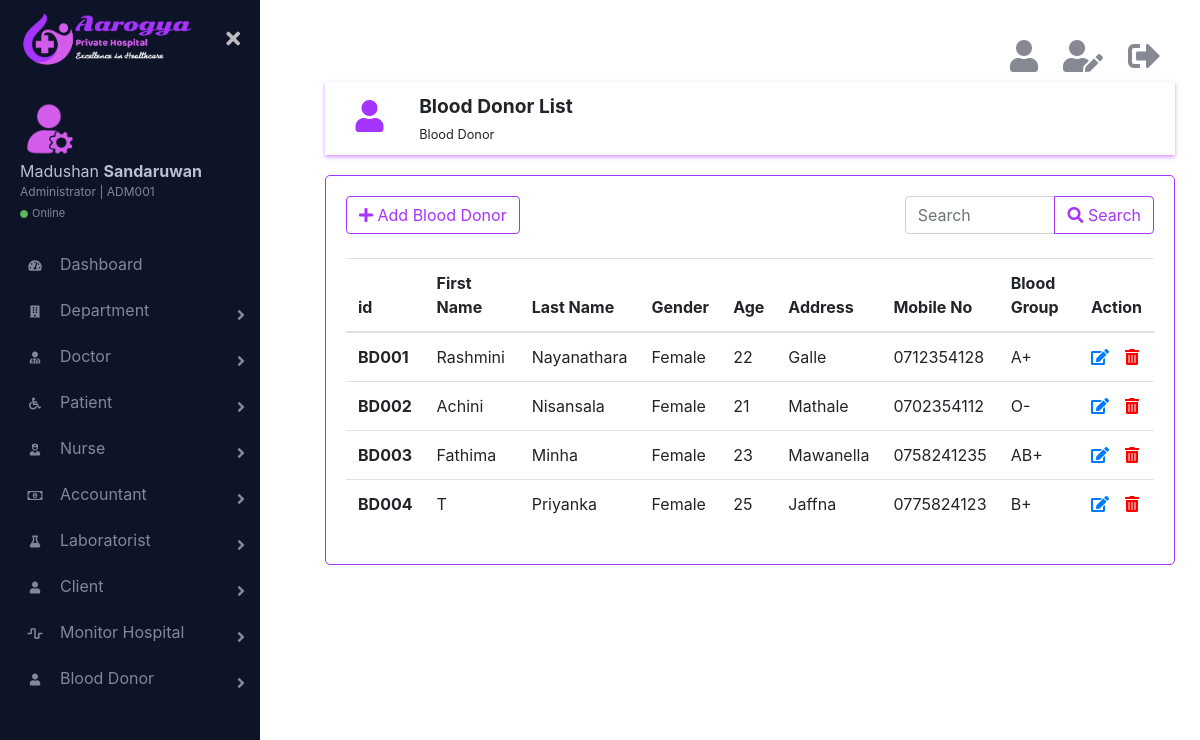
/html/bloodDonor.php (signed in), run on the app's committed database.
### tables this page shows
CREATE TABLE IF NOT EXISTS `blooddonor` (
  `id` char(5) NOT NULL,
  `firstName` varchar(20) NOT NULL,
  `lastName` varchar(20) NOT NULL,
  `gender` varchar(6) NOT NULL,
  `age` int(11) NOT NULL,
  `address` varchar(100) NOT NULL,
  `mobile` char(10) NOT NULL,
  `bloodGroup` varchar(3) NOT NULL,
  `is_deleted` int(11) NOT NULL,
  PRIMARY KEY (`id`)
);

### html/bloodDonor.php (the view, shortened to what this page needs)
<?php
    require_once('../connection/connection.php');
?>
<!DOCTYPE html>
<html lang="en">
    <head>
        <link rel="stylesheet" href="../css/bootstrap.min.css">
        <link href="https://cdnjs.cloudflare.com/ajax/libs/font-awesome/5.10.0-11/css/all.css" rel="stylesheet">
        <link href="../css/main.css" rel="stylesheet">
    </head>
    <body>
        <div class="page-wrapper chiller-theme toggled">
            <?php
                require_once('sidebar.php');
            ?>
            <main class="page-content">
                <div class="container">
                    <?php
                        require_once('logoutbar.php');
                    ?>
                    <div class="row topic">
                        <div class="col-md-1 topic-logo">
                            <i class="fas fa-user fa-2x"></i>
                        </div>
                        <div class="col-md-11">
                            <span class="font-weight-bold"><big>Blood Donor List</big><br><small>Blood Donor</small></span>
                        </div>
                    </div>
                    <div class="row">
                        <div class="col-md-12 form">
                            <div class="row">
                                <div class="col-md-8">
                                    <a href="addBloodDonor.php" ><button type="button" class="btn btn-outline-primary"><i class="fas fa-plus"></i>  Add Blood Donor</button></a>
                                </div>
                                <div class="col-md-4">
                                    <div class="input-group">
                                        <input type="search" class="form-control" placeholder="Search">
                                        <div class="input-group-append">
                                            <button class="btn btn-outline-primary" type="button"><i class="fas fa-search"></i> Search</button>
                                        </div>
                                    </div>
                                </div>
                            </div>
                            <br>
                            <table class="table">
                              <thead>
                                  <tr>
                                      <th scope="col">id</th>
                                      <th scope="col">First Name</th>
                                      <th scope="col">Last Name</th>
                                      <th scope="col">Gender</th>
                                      <th scope="col">Age</th>
                                      <th scope="col">Address</th>
                                      <th scope="col">Mobile No</th>
                                      <th scope="col">Blood Group</th>
                                      <?php
                                        if($_SESSION['role'] != ''){
                                            echo "<th scope='col'>Action</th>";
                                        }
                                    ?>
                                  </tr>
                              </thead>
                              <tbody>
                                  <?php
                                    $query = "SELECT * FROM `blooddonor` WHERE `is_deleted` = 0 ORDER BY `id`";
                                    $result_set = mysqli_query($con,$query);
                                    if (mysqli_num_rows($result_set) >= 1) {
                                        while($bld = mysqli_fetch_assoc($result_set)){
                                            echo "<tr>";
                                            echo "<th scope='row'>".$bld['id']."</th>";
                                            echo "<td>".$bld['firstName']."</td>";
                                            echo "<td>".$bld['lastName']."</td>";
                                            echo "<td>".$bld['gender']."</td>";
                                            echo "<td>".$bld['age']."</td>";
                                            echo "<td>".$bld['address']."</td>";
                                            echo "<td>".$bld['mobile']."</td>";
                                            echo "<td>".$bld['bloodGroup']."</td>";
                                            if($_SESSION['role'] != ''){
                                                echo "<td><a href=\"#\"><i class='fas fa-edit mr-3' data-toggle='tooltip' title='Edit'></i></a><a href='blooddonor.php?id={$bld['id']}' onclick=\"return confirm('Are you sure to delete this information ?');\"><i class='fas fa-trash-alt' data-toggle='tooltip' title='Delete' style='color:red;'></i></a></td>";
                                            }
                                            echo "</tr>";
                                        }
                                    } else {
                                        echo "<tr><td><h4 class='text-danger'>No records</h4></td></tr>";
                                    }
                                  ?>
                              </tbody>
                            </table>
                        </div>
                    </div>
                </div>
            </main>
        </div>
    </body>
    </html>

### css/main.css (style rules this page uses)
.page-wrapper { height: 100vh; }
@media screen and (min-width: 700px) { .page-wrapper.toggled .page-content { padding-left: 300px; } }
.page-wrapper .page-content { display: inline-block; width: 100%; padding-left: 0px; padding-top: 20px; }
.page-wrapper .page-content > div { padding: 20px 40px; }
.page-wrapper .page-content { overflow-x: hidden; }
.topic { box-shadow: 0 2px 4px rgba(165, 52, 254, 0.5); padding: 10px; }
.topic-logo { display: inline-block; text-align: center; color: rgb(165, 52, 254); margin-top: 8px; }
.form { margin-top: 20px; border: 1px solid rgb(165, 52, 254); border-radius: 5px; padding: 20px; }

### data on the page
blooddonor: id "BD001", firstName "Rashmini", lastName "Nayanathara", gender "Female", age "22", address "Galle", mobile "0712354128", bloodGroup "A+"
blooddonor: id "BD002", firstName "Achini", lastName "Nisansala", gender "Female", age "21", address "Mathale", mobile "0702354112", bloodGroup "O-"
blooddonor: id "BD003", firstName "Fathima", lastName "Minha", gender "Female", age "23", address "Mawanella", mobile "0758241235", bloodGroup "AB+"
blooddonor: id "BD004", firstName "T", lastName "Priyanka", gender "Female", age "25", address "Jaffna", mobile "0775824123", bloodGroup "B+"

### other printed values
$_SESSION['firstName'] "Madushan"
$_SESSION['lastName'] "Sandaruwan"
$_SESSION['id'] "ADM001"
